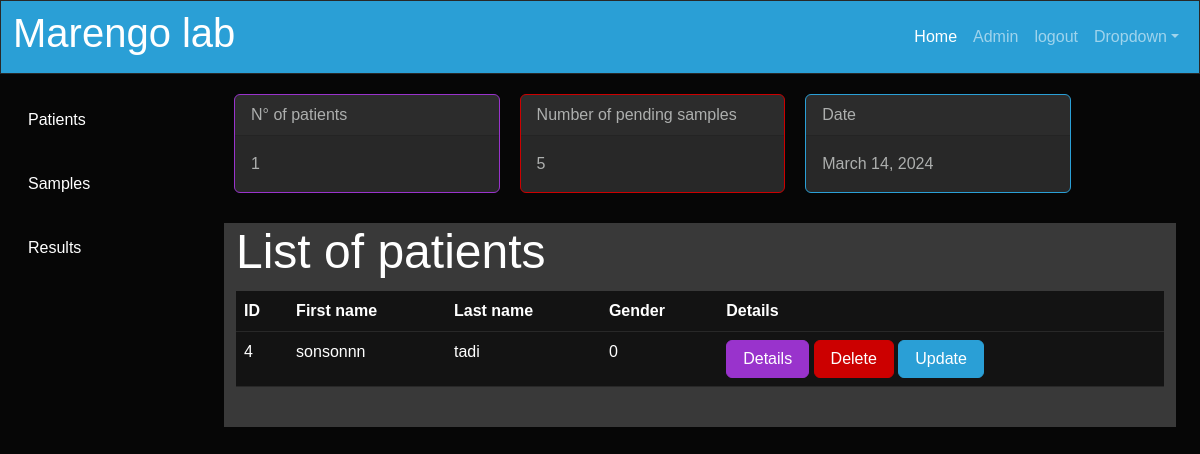
/test, run on the app's committed database.
### Lab/models.py (models this page shows, shortened)
class Patient(models.Model):
    Gender_type=[('0','Male'),('1','Female')]
    patient_id =models.AutoField(primary_key=True)
    f_name = models.CharField(max_length=100)
    l_name = models.CharField(max_length=100)
    age = models.IntegerField()
    validators=[
            MinValueValidator(0),
            MaxValueValidator(100)]
    gender = models.CharField(max_length=1, choices=Gender_type)
    email = models.EmailField()
    tel_num = models.CharField(max_length=15)
    comment = models.TextField(null=True)

### Lab/views.py (the view)
# urls.py: path('test',views.test),
def test(request):
    csrf_token = get_token(request)
    rows = Patient.objects.all()
    return render(request,'test.html',{'rows':rows,'csrf_token':csrf_token})

### Lab/context_processors.py (called while the page is built)
def patient_count(request):
    pending_count = Sample.objects.filter(status='P').count()
    patient_count = Patient.objects.count()
    current_date = datetime.now().date()
    context= {'pending_count': pending_count, 'patient_count':patient_count,'current_date':current_date}
    return context

### Lab/templates/test.html (shortened to what this page needs)
{% extends 'index.html' %}
{% block content%}
<h2>List of patients</h2>
<table class="table table-hover" >
    <thead>
        <tr>
            <th>ID</th>
            <th>First name</th>
            <th>Last name</th>
            <th>Gender</th>
            <th>Details</th>
        </tr>
    </thead>
    <tbody>
        {% for row in rows %}
            <tr data-row-id="{{row.patient_id}}">
                <td>{{ row.patient_id}}</td>
                <td>{{ row.f_name }}</td>
                <td>{{ row.l_name }}</td>
                <td>{{ row.gender }}</td>
                <td>
                    <button type="button" class="btn btn-info" data-bs-toggle="modal" data-bs-target="#modal1{{ row.patient_id }}">
                        Details
                    </button>
                <button type="button" class="btn btn-danger" data-bs-toggle="modal"  data-bs-target="#modal2{{ row.patient_id }}">Delete</button>
                <button type="button" class="btn btn-primary"  data-bs-toggle="modal" data-bs-target="#modal3{{row.patient_id}}">Update</button>
              </td>
            </tr>
        {% endfor %}
    </tbody>
</table>
<br>
{% endblock %}

### Lab/templates/index.html (style rules this page uses)
* { box-sizing: border-box; }
body { font-family: Arial, Helvetica, sans-serif; }
.table { margin-top: 10px; }

### data on the page
Patient: patient_id "4", f_name "sonsonnn", l_name "tadi", gender "0"

### other printed values
{{ patient_count }} "1"
{{ pending_count }} "5"
